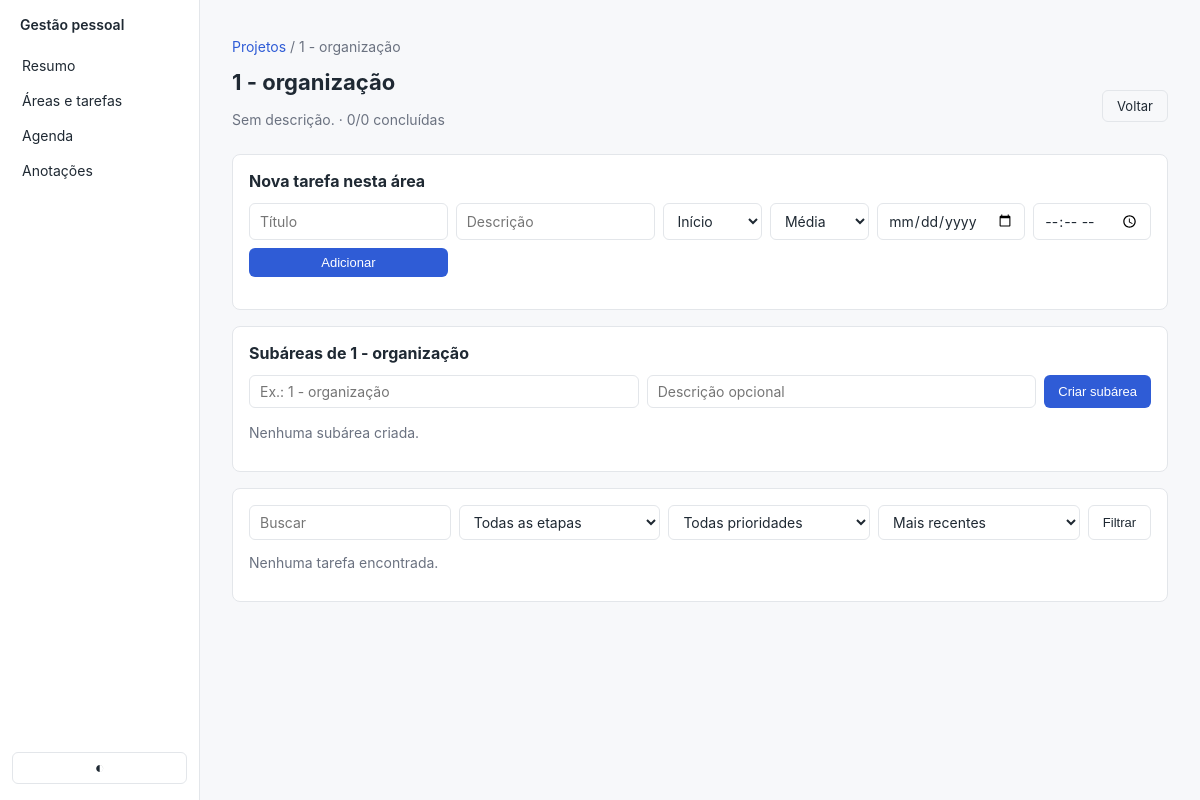
Screenshot of /areas/5 with the database file from the repository.
### tables this page shows
CREATE TABLE areas (
  id INTEGER PRIMARY KEY AUTOINCREMENT,
  name TEXT NOT NULL,
  description TEXT,
  created_at TEXT NOT NULL DEFAULT (datetime('now'))
, parent_id INTEGER);

### app.py (the view)
@app.route("/areas/<int:area_id>")
def area_detail(area_id):
    db = get_db()
    area = db.execute("SELECT * FROM areas WHERE id=?", (area_id,)).fetchone()
    if not area: abort(404)
    status = request.args.get("status", "all")
    priority = request.args.get("priority", "all")
    stage = request.args.get("stage", "all")
    sort = request.args.get("sort", "created")
    q = request.args.get("q", "").strip()
    where = ["area_id = ?"]; params = [area_id]
    if status in ("pending", "done"):
        where.append("status = ?"); params.append(status)
    if stage in ("inicio", "fazendo", "bug", "concluido"):
        where.append("stage = ?"); params.append(stage)
    if priority in ("low","medium","high"):
        where.append("priority = ?"); params.append(priority)
    if q:
        where.append("(title LIKE ? OR IFNULL(description,'') LIKE ?)")
        params += [f"%{q}%", f"%{q}%"]
    order = {
        "created": "created_at DESC",
        "due":     "due_date IS NULL, due_date ASC, due_time IS NULL, due_time ASC",
        "priority":"CASE priority WHEN 'high' THEN 0 WHEN 'medium' THEN 1 ELSE 2 END ASC",
    }.get(sort, "created_at DESC")
    tasks = db.execute(f"SELECT * FROM tasks WHERE {' AND '.join(where)} ORDER BY {order}", params).fetchall()
    total = db.execute("SELECT COUNT(*) c FROM tasks WHERE area_id=?", (area_id,)).fetchone()["c"]
    done = db.execute("SELECT COUNT(*) c FROM tasks WHERE area_id=? AND (stage='concluido' OR status='done')", (area_id,)).fetchone()["c"]
    children = db.execute("SELECT * FROM areas WHERE parent_id=? ORDER BY created_at", (area_id,)).fetchall()
    parent = db.execute("SELECT id, name FROM areas WHERE id=?", (area["parent_id"],)).fetchone() if area["parent_id"] else None
    return render_template("area_detalhe.html", area=area, tasks=tasks,
        today=today_str(), total=total, done=done,
        filters={"status": status, "stage": stage, "priority": priority, "sort": sort, "q": q},
        children=children, parent=parent)

### app.py (called while the page is built)
def today_str():
    return date.today().isoformat()

### db.py (called while the page is built)
def get_db():
    if "db" not in g:
        if USE_POSTGRES:
            g.db = Database(psycopg.connect(DATABASE_URL, row_factory=dict_row))
        else:
            connection = sqlite3.connect(DB_PATH)
            connection.row_factory = sqlite3.Row
            connection.execute("PRAGMA foreign_keys = ON")
            g.db = Database(connection)
    return g.db

    def execute(self, query, params=()):
        if USE_POSTGRES:
            query = query.replace("?", "%s")
        return self.connection.execute(query, params)

    def close(self):
        self.connection.close()

### templates/area_detalhe.html (shortened to what this page needs)
{% extends 'base.html' %}
{% block content %}
{% if parent %}<p class="muted"><a href="{{ url_for('area_detail', area_id=parent.id) }}">{{ parent.name }}</a> / {{ area.name }}</p>{% endif %}
<div class="row-between"><div><h1>{{ area.name }}</h1><p class="muted">{{ area.description or 'Sem descrição.' }} · {{ done }}/{{ total }} concluídas</p></div><a class="btn ghost" href="{{ url_for('todo_index') }}">Voltar</a></div>
<div class="card"><h2>Nova tarefa nesta área</h2><form class="grid-form" method="post" action="{{ url_for('task_create', area_id=area.id) }}"><input name="title" placeholder="Título" required><input name="description" placeholder="Descrição"><select name="stage"><option value="inicio">Início</option><option value="fazendo">Fazendo</option><option value="bug">Bug</option><option value="concluido">Concluído</option></select><select name="priority"><option value="low">Baixa</option><option value="medium" selected>Média</option><option value="high">Alta</option></select><input type="date" name="due_date"><input type="time" name="due_time"><button class="btn">Adicionar</button></form></div>
<div class="card"><h2>Subáreas de {{ area.name }}</h2><form class="inline-form" method="post" action="{{ url_for('area_create') }}"><input type="hidden" name="parent_id" value="{{ area.id }}"><input name="name" placeholder="Ex.: 1 - organização" required><input name="description" placeholder="Descrição opcional"><button class="btn">Criar subárea</button></form>{% if children %}<div class="subarea-list">{% for child in children %}<a href="{{ url_for('area_detail', area_id=child.id) }}">↳ {{ child.name }}</a>{% endfor %}</div>{% else %}<p class="muted">Nenhuma subárea criada.</p>{% endif %}</div>
<div class="card"><form class="filters" method="get"><input name="q" value="{{ filters.q }}" placeholder="Buscar"><select name="stage"><option value="all">Todas as etapas</option></select><select name="priority"><option value="all">Todas prioridades</option></select><select name="sort"><option value="created">Mais recentes</option></select><button class="btn ghost">Filtrar</button></form>
{% if tasks %}<div class="task-board">{% for board_stage, board_label in [('inicio','Início'),('fazendo','Fazendo'),('bug','Bug'),('concluido','Concluído')] %}<section class="board-column"><h3>{{ board_label }}</h3>{% for task in tasks if (task.stage or ('concluido' if task.status == 'done' else 'inicio')) == board_stage %}<article class="board-task"><strong>{{ task.title }}</strong><small class="muted">{{ {'low':'baixa','medium':'média','high':'alta'}[task.priority] }}{% if task.due_date %} · {{ task.due_date }}{% endif %}</small><form method="post" action="{{ url_for('task_stage', task_id=task.id) }}"><select name="stage" onchange="this.form.submit()"><option value="inicio" {% if board_stage == 'inicio' %}selected{% endif %}>Início</option><option value="fazendo" {% if board_stage == 'fazendo' %}selected{% endif %}>Fazendo</option><option value="bug" {% if board_stage == 'bug' %}selected{% endif %}>Bug</option><option value="concluido" {% if board_stage == 'concluido' %}selected{% endif %}>Concluído</option></select></form><details><summary>Editar</summary><form method="post" action="{{ url_for('task_edit', task_id=task.id) }}"><input name="title" value="{{ task.title }}" required><input name="description" value="{{ task.description or '' }}"><select name="stage"><option value="inicio" {% if task.stage == 'inicio' %}selected{% endif %}>Início</option><option value="fazendo" {% if task.stage == 'fazendo' %}selected{% endif %}>Fazendo</option><option value="bug" {% if task.stage == 'bug' %}selected{% endif %}>Bug</option><option value="concluido" {% if task.stage == 'concluido' %}selected{% endif %}>Concluído</option></select><select name="priority"><option value="low" {% if task.priority == 'low' %}selected{% endif %}>Baixa</option><option value="medium" {% if task.priority == 'medium' %}selected{% endif %}>Média</option><option value="high" {% if task.priority == 'high' %}selected{% endif %}>Alta</option></select><input type="date" name="due_date" value="{{ task.due_date or '' }}"><input type="time" name="due_time" value="{{ task.due_time or '' }}"><button class="btn ghost">Salvar</button></form></details><form method="post" action="{{ url_for('task_delete', task_id=task.id) }}" onsubmit="return confirm('Excluir esta tarefa?')"><button class="task-actions danger" title="Excluir">×</button></form></article>{% endfor %}</section>{% endfor %}</div>{% else %}<p class="muted">Nenhuma tarefa encontrada.</p>{% endif %}</div>
{% endblock %}

### static/style.css (style rules this page uses)
:root { --bg: #f7f8fa; --card:#ffffff; --border:#e3e6ea; --text:#1f2933; --muted:#6b7280; --primary:#2f5cd6; --danger:#c93434; --ok:#2e7d4f; --warn:#b26a00; }
* { box-sizing: border-box; }
body { margin: 0; background: var(--bg); color: var(--text); font-family: -apple-system, "Segoe UI", Roboto, sans-serif; font-size: 14px; display: flex; min-height: 100vh; }
a { color: var(--primary); text-decoration: none; }
h1 { font-size: 22px; margin: 0 0 16px; }
h2 { font-size: 16px; margin: 0 0 12px; }
.muted { color: var(--muted); }
.card { background: var(--card); border: 1px solid var(--border); border-radius: 8px; padding: 16px; margin-bottom: 16px; }
.btn { display: inline-block; background: var(--primary); color: white; border: none; padding: 7px 14px; border-radius: 6px; cursor: pointer; font-size: 13px; text-decoration: none; }
.btn.ghost { background: transparent; color: var(--text); border: 1px solid var(--border); }
input, textarea, select { width: 100%; padding: 7px 10px; border: 1px solid var(--border); border-radius: 6px; font: inherit; background: var(--card); color: var(--text); }
.inline-form { display: flex; gap: 8px; margin-bottom: 16px; flex-wrap: wrap; }
.inline-form input { flex: 1; min-width: 160px; }
.inline-form button { flex-shrink: 0; }
.grid-form { display: grid; grid-template-columns: 2fr 2fr 1fr 1fr 1fr auto; gap: 8px; margin-bottom: 16px; }
.filters { display: flex; gap: 8px; margin-bottom: 12px; flex-wrap: wrap; }
.filters input, .filters select { flex: 1; min-width: 120px; }
.row-between { display: flex; justify-content: space-between; align-items: center; margin-bottom: 12px; flex-wrap: wrap; gap: 8px; }

### rows the page displays
areas: name "Projetos"
areas: name "1 - organização", description "Sem descrição."

### other values shown
{{ done }} "0"
{{ total }} "0"
